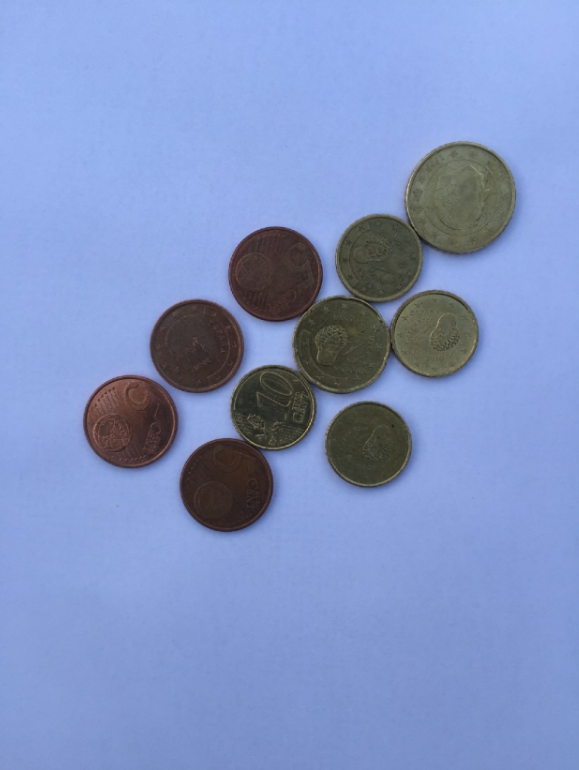
#> input picture coins.png, 579 x 770 px
$ python coin-excercise.py
#> lines starting #> are read from the running program, lines starting #| are printed output that depends on the picture
import cv2
from cv2 import HOUGH_GRADIENT
import numpy as np
from matplotlib import pyplot as plt


def readImage():
    imgSrc = cv2.imread('coins.png')
#> imgSrc is the input picture: shape (770, 579, 3); mean B, G, R 196.6, 148.6, 129.4

    img = cv2.cvtColor(imgSrc, cv2.COLOR_RGB2GRAY)
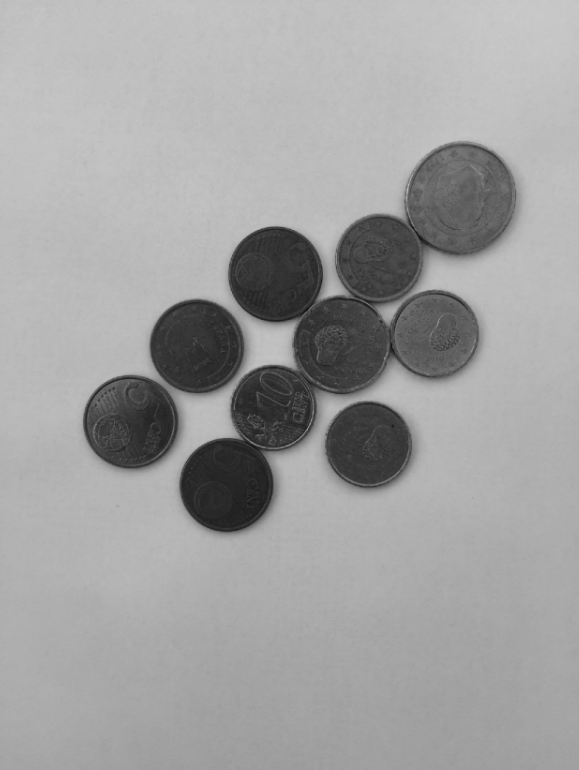
#> img: shape (770, 579); min 18, max 202, mean 160.8

    img = cv2.medianBlur(img,3)

    return img


def paramSweep(img):
    rows = img.shape[0]

    # Parametersweep to determine par1 and par2
    for i in range(200,400):
        par1 = int(i)
        for j in range (10,60):
            par2 = int(j)
            circles = cv2.HoughCircles(img, cv2.HOUGH_GRADIENT, 1, rows / 16,param1=par1, param2=par2, minRadius=10, maxRadius=80)
            anzahl = circles.shape[1]
            print ("Circles: " + str(anzahl) + " Par1:" + str(par1) + " Par2:" + str(par2))

            k = cv2.waitKey(1) & 0xFF
            if k == 27:
                break


def getCoins(img):
    cv2.namedWindow('image')
    rows = img.shape[0]
#> rows = 770

    circles = cv2.HoughCircles(img, cv2.HOUGH_GRADIENT, 1, rows / 16,param1=250, param2=20, minRadius=10, maxRadius=80)
#> circles = [[368.5, 444.5, 43.1], [275.5, 274.5, 47.4], [130.5, 421.5, 47.7], [225.5, 484.5, 46.6], [341.5, 345.5, 49.1], [197.5, 347.5, 45.8], [434.5, 332.5, 43.4], [462.5, 197.5, 54.3], [274.5, 407.5, 43.5], [379.5, 259.5, 45.2]]
    if circles is not None:
        circles = np.uint16(np.around(circles))
#> circles = [[368, 444, 43], [276, 274, 47], [130, 422, 48], [226, 484, 47], [342, 346, 49], [198, 348, 46], [434, 332, 43], [462, 198, 54], [274, 408, 44], [380, 260, 45]]
        for i in circles[0, :]:
            center = (i[0], i[1])
            # circle outline
            radius = i[2]
            cv2.circle(img, center, radius, (255,0,125), 4)
#> this loop made 10 passes
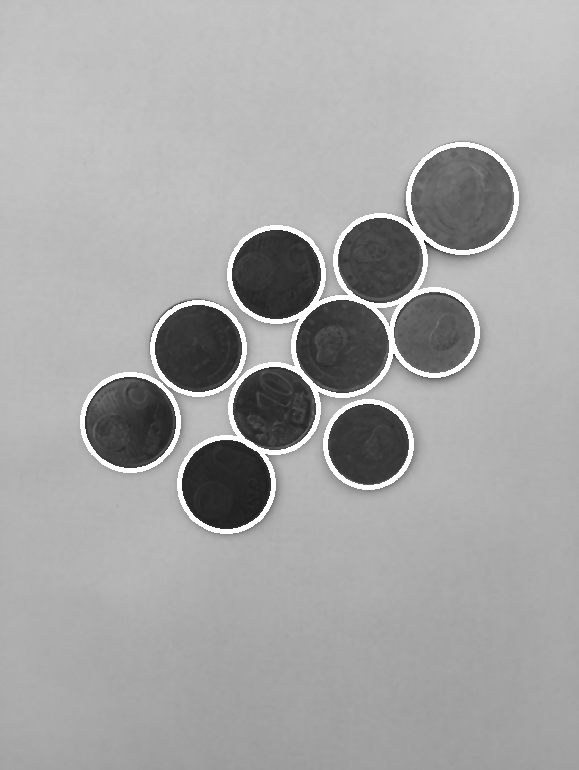
#> img: shape (770, 579); min 29, max 255, mean 165.6
    cv2.imshow('image',img)

    return ("The image shows " + str(circles.shape[1]) + " Coins!" )

image = readImage()
print (getCoins(image))
#| The image shows 10 Coins!


cv2.waitKey(0)
cv2.destroyAllWindows()
